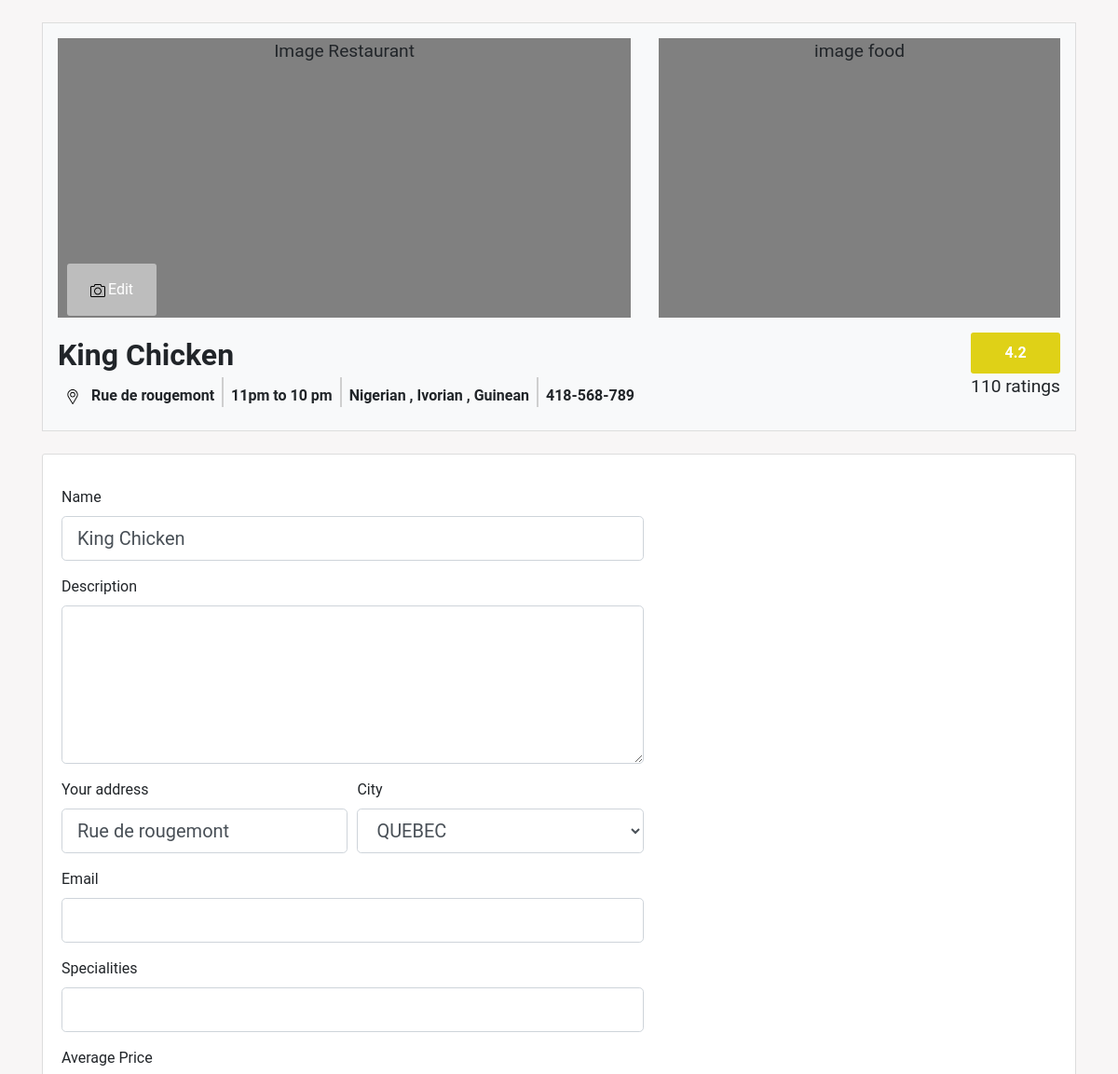
The app's page /resto/update/1 (upper part), older data.
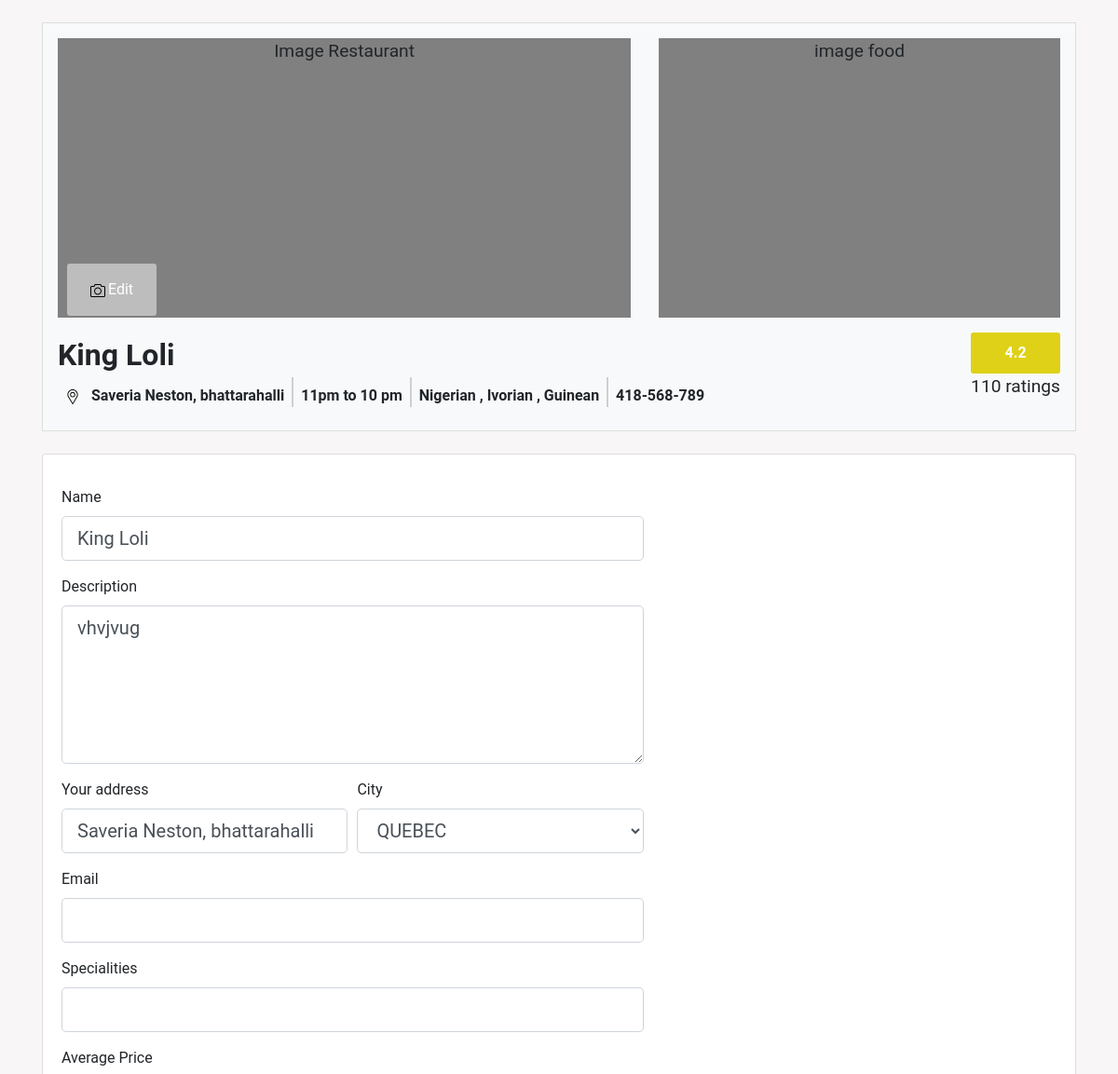
The same page, newer data.
### food_app/models.py (models this page shows, shortened)
class Restaurant(db.Model):
    __searchable__=['description','name']
    id = db.Column(db.Integer, primary_key=True)
    name = db.Column(db.String(40), nullable=False)
    description = db.Column(db.String(200), nullable=True)
    telephone_number = db.Column(db.String(10) , nullable=False)
    average_price=db.Column(db.Integer , nullable=True)
    date_created = db.Column(db.DateTime, default=datetime.utcnow)
    user_id = db.Column(db.Integer , db.ForeignKey('user.id') , nullable=True)
    address_id=db.Column(db.Integer , db.ForeignKey('address.id') , nullable=True)
    dishes = db.relationship('Dish', backref='resto', lazy=True)
    menus = db.relationship('Menu', backref='resto', lazy=True)
    photos= db.relationship('ImageItem', lazy=True)

class Address(db.Model):
    id=db.Column(db.Integer , primary_key=True)
    street_address = db.Column(db.String(100) , nullable=False)
    city = db.Column(db.String(50), nullable=False)
    state_id = db.Column(db.Integer ,db.ForeignKey('state.id') , nullable=True )
    country_id = db.Column(db.Integer ,db.ForeignKey('country.id') , nullable=True )
    resto = db.relationship('Restaurant', backref='address' , lazy=True)

### food_app/routes.py (the view)
@login_required
@app.route('/resto/update/<int:resto_id>',methods=['GET', 'POST'])
def restaurant_view(resto_id):
    id=escape(resto_id)
    resto=Restaurant.query.filter_by(id=id).first()
    g.resto=resto
    form = RestaurantUpdateForm()
    if form.validate_on_submit():
        resto.name=form.name.data
        resto.description=form.description.data
        resto.address.street_address=form.street_address.data
        db.session.commit()
        return redirect(url_for('restaurant_view',resto_id=resto_id))
    if request.method == 'GET':
        id=resto.id
        form.name.data=resto.name
        form.description.data=resto.description
        form.street_address.data=resto.address.street_address
        form.phone_number.data =resto.telephone_number
        form.average_price.data=resto.average_price
    return render_template('update_restaurant.html', title='Home' ,id=id, form=form , resto=resto)

### food_app/forms.py (shortened to what this page needs)
class RestaurantUpdateForm(FlaskForm):
    name=StringField("Name" , validators=[DataRequired(), Length(min=4 , max=35)])
    description = TextAreaField('Description',
                           validators=[DataRequired(), Length(min=2, max=200)])
    street_address = StringField('Your address',
                           validators=[DataRequired(), Length(min=2, max=50)])
    city = SelectField('City',
                           choices=CITY)
    """state = StringField('State',
                           validators=[DataRequired(), Length(min=2, max=20)])"""
    email = StringField('Email',
                        validators=[DataRequired() , Email()])
    average_price = StringField('Average Price',
                        validators=[DataRequired()])
    specialities = StringField('Specialities',
                           validators=[DataRequired(), Length(min=2, max=20)])
    phone_number = StringField("Phone number" , validators=[DataRequired() , Length(min=8 , max=10)])

### food_app/templates/update_restaurant.html (shortened to what this page needs)
{% extends "base.html" %}
{% block stylesheet %}
<link rel="stylesheet" type="text/css" href={{ url_for('static', filename='styles/resto_style.css') }}>
{% endblock stylesheet %}
{% block content %}
<div class="container mt-4" data-id="{{ id }}">
    <div id="header-pr" class="bg-light p-3">
        <div class="row mb-6">
            <div class="col-lg-7" style="position: relative;">
                <div id="placeholder" style="position: relative;">
                  Image Restaurant
                </div>
                <form class="submit_photo" id="photoSubm">
                    <div class="add-photo btn" id="photo_up_btn">
                        <i></i>Edit
                    </div>
                </form>
            </div>
            <div class="col-lg-5">
                <div class="row mb-2">
                    <div class="col-12">
                        <div id="sml-placeholder">
                            image food
                        </div>
                    </div>
                </div>
            </div>
        </div>
        <div class="row pt-2">
            <div class="col-md font-weight-bold">
                <div id="title-resto">
                    <span id="resto_name" > {{ resto.name }}</span>
                </div>
                <div class="d-flex flex-row">
                    <div class="p-2"><i class="mr-2">
                        </i>{{ resto.address.street_address }}</div>
                    <div class="s-divider"></div>
                    <div class="p-2">11pm to 10 pm</div>
                    <div class="s-divider"></div>
                    <div class="p-2">Nigerian , Ivorian , Guinean</div>
                    <div class="s-divider"></div>
                    <div class="p-2">418-568-789</div>
                </div>
            </div>
            <div class="col-auto">
                <div class="row justify-content-end">
                    <div class="col">
                        <div id="rating" class="font-weight-bold col-md-auto">
                            4.2
                        </div>
                    </div>
                </div>
                <div class="row justify-content-end">
                    <div class="col">
                        <p id="rating-numbers">110 ratings</p>
                    </div>
                </div>
            </div>
        </div>
    </div>
    {% include 'resto_form.html' %}
</div>
{% endblock content %}

### food_app/templates/resto_form.html (shortened to what the changed rows need)
<div class="content-section mt-4">
    <div class="details-form mt-4">
        <form method="POST" action="">
            <fieldset class="form-group">
                <div class="form-group">
                    {{ form.name.label(class="form-control-label") }}
                    {% if form.name.errors %}
                    {{ form.name(class="form-control form-control-lg is-invalid") }}
                    <div class="invalid-feedback">
                        {% for error in form.name.errors %}
                        <span>{{ error }}</span>
                        {% endfor %}
                    </div>
                    {% else %}
                    {{ form.name(class="form-control form-control-lg") }}
                    {% endif %}
                </div>
                <div class="form-group">
                    {{ form.description.label(class="form-control-label") }}
                    {% if form.description.errors %}
                    {{ form.description(class="form-control form-control-lg is-invalid") }}
                    <div class="invalid-feedback">
                        {% for error in form.description.errors %}
                        <span>{{ error }}</span>
                        {% endfor %}
                    </div>
                    {% else %}
                    {{ form.description(class="form-control form-control-lg") }}
                    {% endif %}
                </div>
                <div class="form-row">
                    <div class="form-group col-md-6">
                        {{ form.street_address.label(class="form-control-label") }}
                        {% if form.street_address.errors %}
                        {{ form.street_address(class="form-control form-control-lg is-invalid") }}
                        <div class="invalid-feedback">
                            {% for error in form.street_address.errors %}
                            <span>{{ error }}</span>
                            {% endfor %}
                        </div>
                        {% else %}
                        {{ form.street_address(class="form-control form-control-lg") }}
                        {% endif %}
                    </div>
                    <div class="form-group col-md-6">
                        {{ form.city.label(class="form-control-label") }}
                        {% if form.city.errors %}
                        {{ form.city(class="form-control form-control-lg is-invalid") }}
                        <div class="invalid-feedback">
                            {% for error in form.city.errors %}
                            <span>{{ error }}</span>
                            {% endfor %}
                        </div>
                        {% else %}
                        {{ form.city(class="form-control form-control-lg") }}
                        {% endif %}
                    </div>
                </div>
            </fieldset>
        </form>
    </div>
</div>

Row changes from the older to the newer data that the page shows:
changed Restaurant: name "King Chicken" → "King Loli"; description (not shown) → "vhvjvug"
changed Address "QUEBEC": address.street_address "Rue de rougemont" → "Saveria Neston, bhattarahalli"; street_address "Rue de rougemont" → "Saveria Neston, bhattarahalli"
